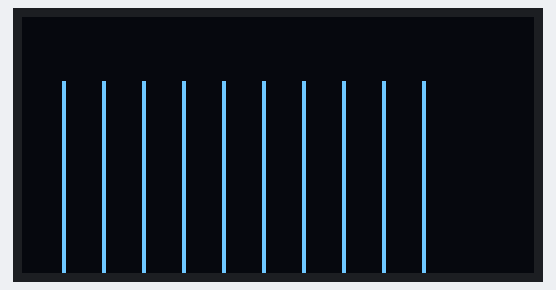
A sketch run on a simulated Arduino Uno, built with avr-gcc and run on an emulated ATmega328P. Parts: 128×64 one-colour display.

Above: at 0.1 s.

The sketch:

practice_2_bar_on_screen.ino
```cpp
// Chapter 9, Practice 2 - Bar on Screen
// Ten vertical lines, 10 pixels apart.

#include <Wire.h>
#include <Adafruit_GFX.h>
#include <Adafruit_SSD1306.h>

const int SCREEN_WIDTH  = 128;
const int SCREEN_HEIGHT = 64;
Adafruit_SSD1306 display(SCREEN_WIDTH, SCREEN_HEIGHT, &Wire, -1);

void setup() {
  Serial.begin(115200);
  if (!display.begin(SSD1306_SWITCHCAPVCC, 0x3C)) {
    Serial.println("OLED not found");
  }
  display.setTextColor(SSD1306_WHITE);
  display.clearDisplay();
  for (int i = 0; i < 10; i++) {
    int x = 10 + i * 10;                 // 10, 20, ... 100
    display.drawLine(x, 16, x, 63, SSD1306_WHITE);
  }
  display.display();
}

void loop() {
}
```
